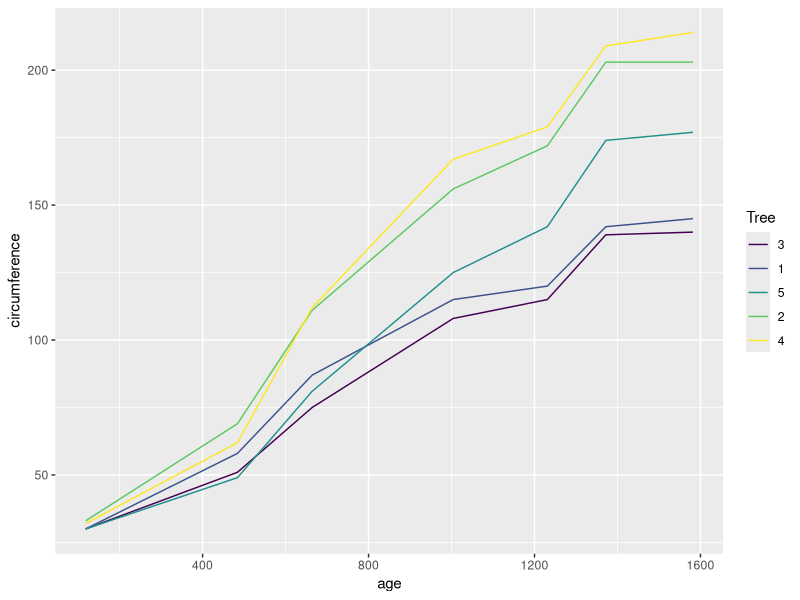
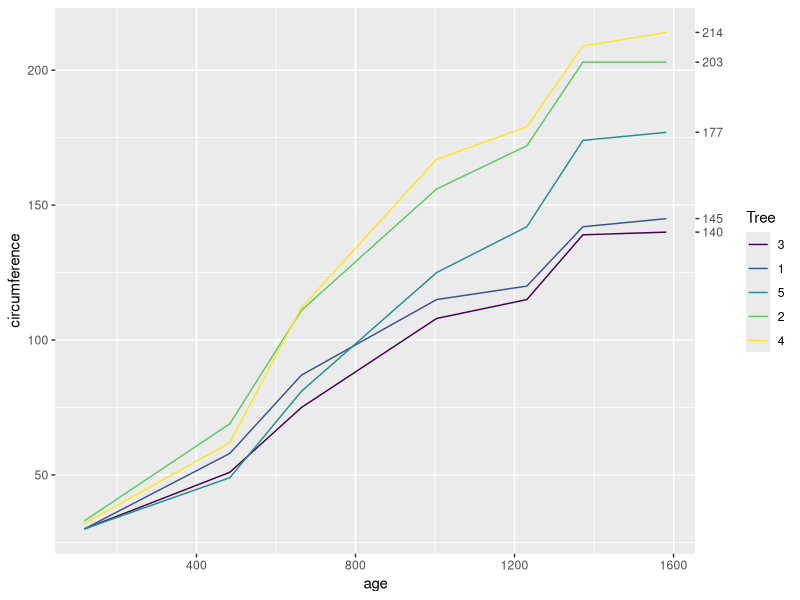
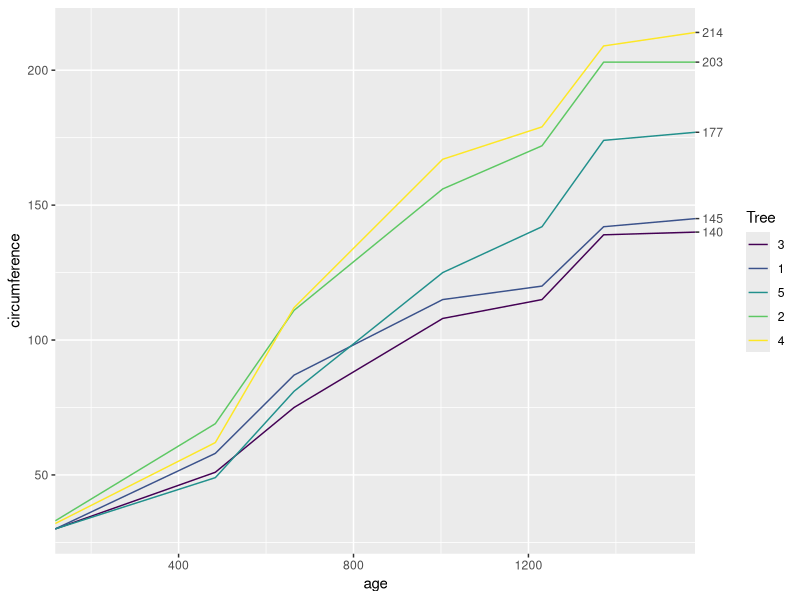
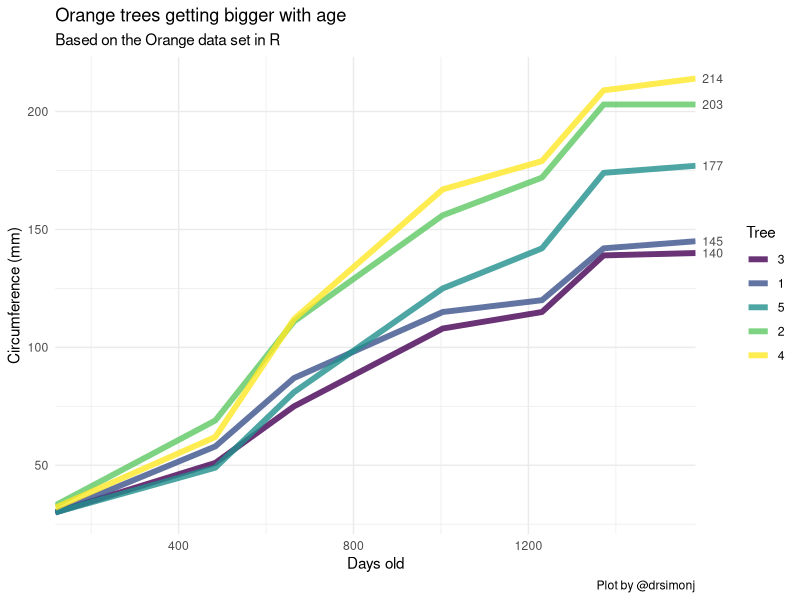

Write R code to recreate these figures, in order.
library(tidyverse)

d <- Orange

head(d)

d_ends <- d %>% 
  group_by(Tree) %>% 
  top_n(1, age) %>% 
  pull(circumference)

d_ends

ggplot(d, aes(age, circumference, color = Tree)) +
  geom_line()

ggplot(d, aes(age, circumference, color = Tree)) +
  geom_line() +
  scale_y_continuous(sec.axis = sec_axis(~ ., breaks = d_ends))

ggplot(d, aes(age, circumference, color = Tree)) +
  geom_line() +
  scale_y_continuous(sec.axis = sec_axis(~ ., breaks = d_ends)) +
  scale_x_continuous(expand = c(0, 0))

d <- Orange %>% 
  as_tibble()

d_ends <- d %>% 
  group_by(Tree) %>% 
  top_n(1, age) %>% 
  pull(circumference)

d %>% 
  ggplot(aes(age, circumference, color = Tree)) +
  geom_line(size = 2, alpha = .8) +
  theme_minimal() +
  scale_x_continuous(expand = c(0, 0)) +
  scale_y_continuous(sec.axis = sec_axis(~ ., breaks = d_ends)) +
  ggtitle("Orange trees getting bigger with age",
          subtitle = "Based on the Orange data set in R") +
  labs(x = "Days old", y = "Circumference (mm)", caption = "Plot by @drsimonj")
